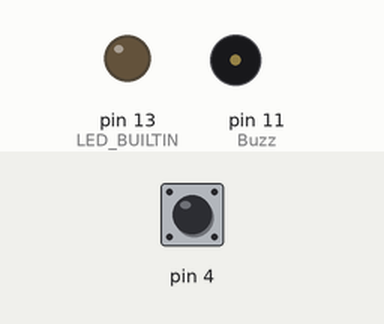
The sketch below on a simulated Arduino Uno, built with avr-gcc and run on an emulated ATmega328P. Parts: output pins drawn as LEDs (lit = HIGH), buzzer (waves = sounding). The inputs (shaded band) are chosen by the test bench; at power-on: pin 4 HIGH.

Above: at 1.2 s.
1.3 s: pin 4 pulled LOW for 0.15 s
At 1.37 s:
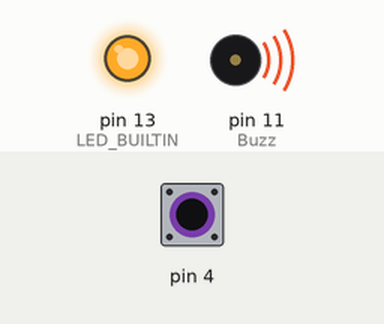
2.9 s: pin 4 pulled LOW for 3.2 s
At 7.3 s:
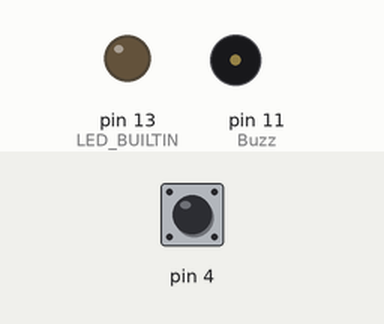
Timing chart, 0 to 8.8 s (numbered marks = the images above; inputs shaded):
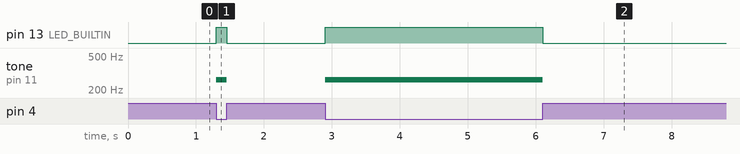

The sketch:

prototype2.ino
```cpp
#include <CapacitiveSensor.h>

CapacitiveSensor cs_2_4 = CapacitiveSensor(2,4);            // pin 4 is sensor pin for foil capacitive sensing

#define C4 262                                                // play C note
#define CAP_THRESHOLD 5                                     // this is basically the amount of "sensing" the capacitor does
                                                              // if you reduce it then the sensor detects more easily if increased it does the opposite
                                                              // EXPERIMENT WITH THIS VALUE

const int Buzz = 11;                                          // buzzer connected to pin 11

void setup() {
  // put your setup code here, to run once:

  cs_2_4.set_CS_AutocaL_Millis(0xFFFFFFFF);
  pinMode(LED_BUILTIN, OUTPUT);

  pinMode(Buzz, OUTPUT);
}

void loop() {
  // put your main code here, to run repeatedly:

  // if cap sense activated, play C4 note
  while (cs_2_4.capacitiveSensor(1) > CAP_THRESHOLD){
    tone(Buzz,C4);
    digitalWrite(LED_BUILTIN, HIGH);   // turn the LED on (HIGH is the voltage level)
    }

  digitalWrite(LED_BUILTIN, LOW);
  noTone(Buzz);

// blinking LED

//  digitalWrite(LED_BUILTIN, HIGH);
//  delay(100);
//  digitalWrite(LED_BUILTIN, LOW);    // turn the LED off by making the voltage LOW
//  delay(100);

// BUZZER

//  tone(Buzz,262);
//  delay(100);
//  noTone(Buzz);
//  delay(100);
}
```

Measured:
- after the input at 1.3 s, pin 13 (LED_BUILTIN): LOW → HIGH at once, → LOW 0.15 s later; tone on pin 11 (Buzz): silent → 262 Hz at once, → silent 0.15 s later
- after the input at 2.9 s, pin 13 (LED_BUILTIN): LOW → HIGH at once, → LOW 3.2 s later; tone on pin 11 (Buzz): silent → 262 Hz at once, → silent 3.2 s later
